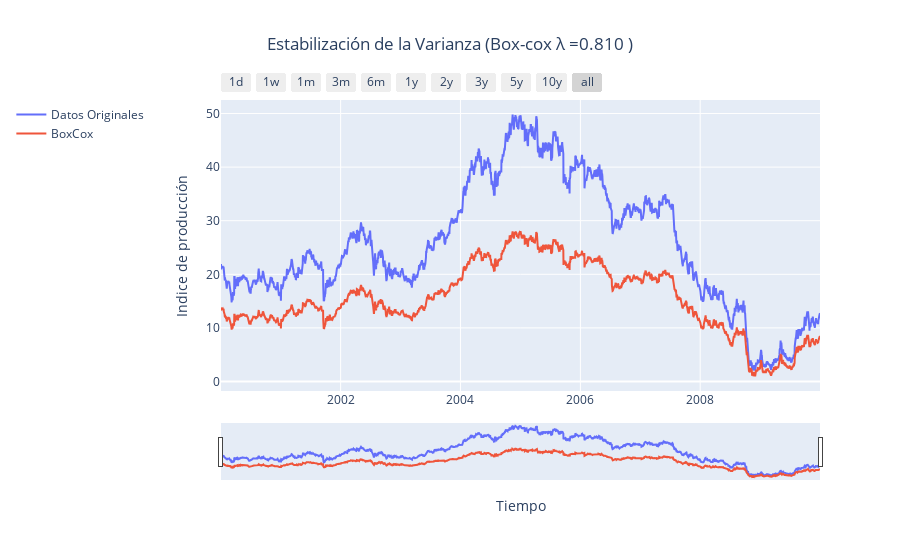

Notebook cell for this chart:
### Code cell
from scipy.stats import boxcox

df_completo['BoxCox_Close'], lambda_value = boxcox(df_completo['Close']) 
print(lambda_value)
plot_(f'Estabilización de la Varianza (Box-cox λ ={lambda_value:.3f} )', (df_completo.index, df_completo["Close"], "Datos Originales"),
      (df_completo.index, df_completo["BoxCox_Close"], "BoxCox"))

### Figure 1 — Plotly figure (JSON) as saved in the notebook; plotly's stock layout.template omitted (floating-point values rounded to 4 significant figures; data arrays with more than 128 entries replaced by an {"elided": "..."} marker saying what was removed)
{"data": [{"line": {"width": 2}, "mode": "lines", "name": "Datos Originales", "type": "scatter", "x": {"elided": "3651 str values"}, "y": {"elided": "3651 float values"}}, {"line": {"width": 2}, "mode": "lines", "name": "BoxCox", "type": "scatter", "x": {"elided": "3651 str values"}, "y": {"elided": "3651 float values"}}], "layout": {"legend": {"orientation": "v", "x": -0.35, "xanchor": "left", "y": 1, "yanchor": "top"}, "title": {"text": "Estabilización de la Varianza (Box-cox λ =0.810 )", "x": 0.5}, "xaxis": {"rangeselector": {"buttons": [{"count": 1, "label": "1d", "step": "day", "stepmode": "backward"}, {"count": 7, "label": "1w", "step": "day", "stepmode": "backward"}, {"count": 1, "label": "1m", "step": "month", "stepmode": "backward"}, {"count": 3, "label": "3m", "step": "month", "stepmode": "backward"}, {"count": 6, "label": "6m", "step": "month", "stepmode": "backward"}, {"count": 1, "label": "1y", "step": "year", "stepmode": "backward"}, {"count": 2, "label": "2y", "step": "year", "stepmode": "backward"}, {"count": 3, "label": "3y", "step": "year", "stepmode": "backward"}, {"count": 5, "label": "5y", "step": "year", "stepmode": "backward"}, {"count": 10, "label": "10y", "step": "year", "stepmode": "backward"}, {"step": "all"}]}, "rangeslider": {"visible": true}, "title": {"text": "Tiempo"}, "type": "date"}, "yaxis": {"autorange": true, "title": {"text": "Indice de producción"}, "type": "linear"}}}
